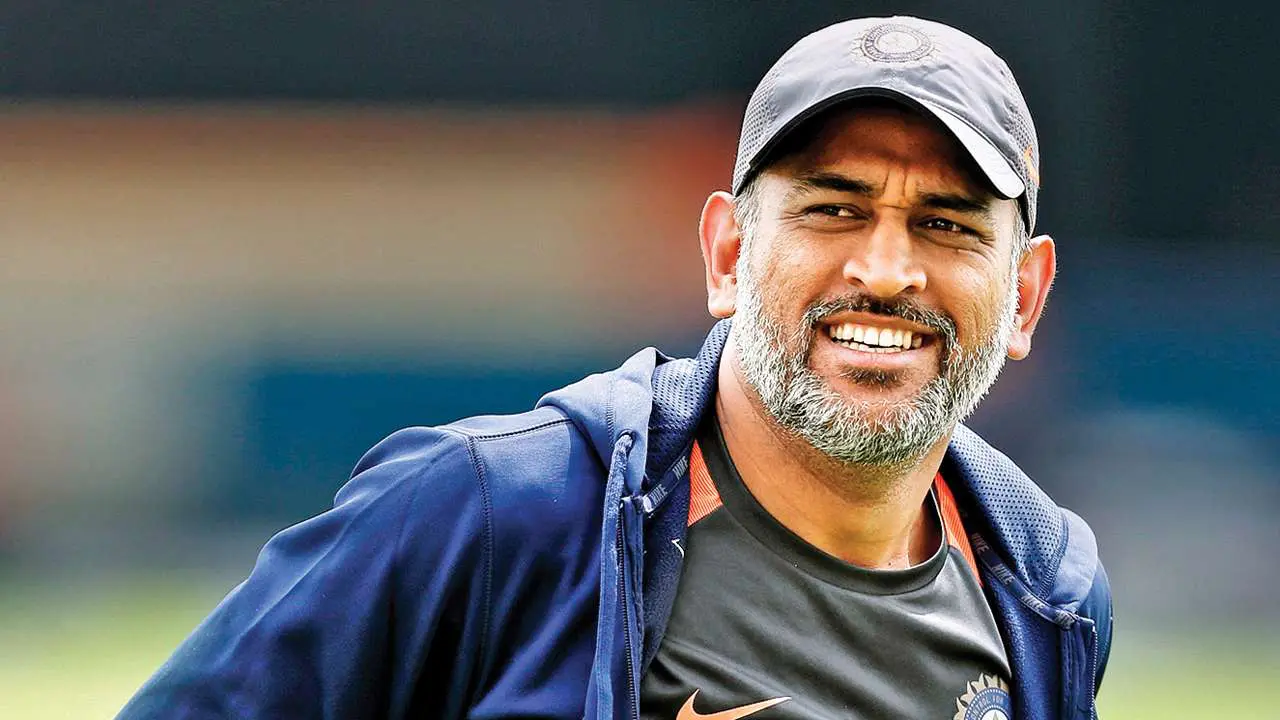
#> input picture model/MS-Dhoni-Kreedon.webp, 1280 x 720 px
$ jupyter execute --allow-errors Sports_Person_Classifier.ipynb
#> lines starting #> are read from the running program, lines starting #| are printed output that depends on the picture; after the words box and inside, x2 and y2 are one past the last pixel; in counts of white or black regions, pixels touching at a corner belong together
[cell 1]
import numpy as np
import cv2
import matplotlib.pyplot as plt

[cell 2]
img = cv2.imread("MS-Dhoni-Kreedon.webp")
#> img is the input picture: shape (720, 1280, 3); mean B, G, R 104.1, 102.5, 99.5

[cell 3]
img.shape
#> Out = (720, 1280, 3)

[cell 4]
plt.imshow(img)

[cell 5]
gray = cv2.cvtColor(img, cv2.COLOR_BGR2GRAY)
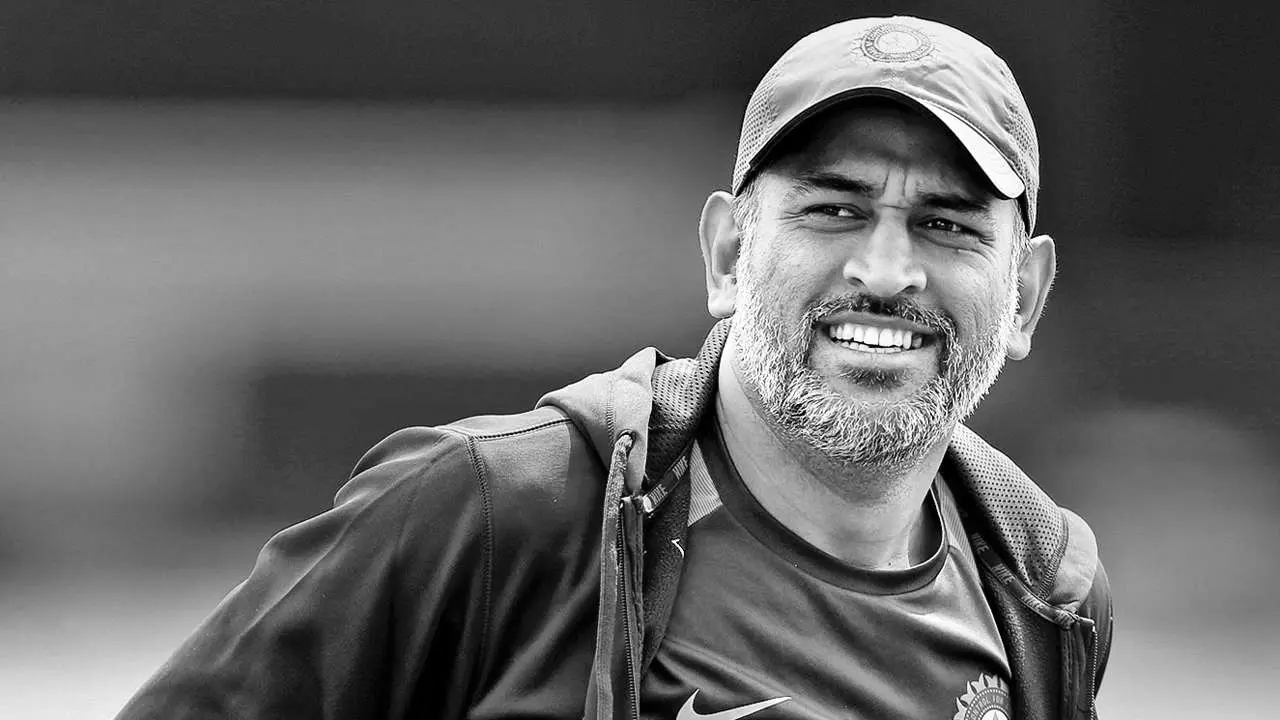
#> gray: shape (720, 1280); min 0, max 255, mean 101.8
gray.shape
#> Out = (720, 1280)

[cell 6]
gray

[cell 7]
face_cascade = cv2.CascadeClassifier('./haarcascades/haarcascade_frontalface_default.xml')
eye_cascade = cv2.CascadeClassifier('./haarcascades/haarcascade_eye.xml')

faces = face_cascade.detectMultiScale(gray, 1.3, 5)
#> faces = [[716, 79, 341, 341]]
faces
#> Out = [[716, 79, 341, 341]]

[cell 8]
(x,y,w,h) = faces[0]
#> x = 716; y = 79; w = 341; h = 341

[cell 9]
face_img = cv2.rectangle(img,(x,y),(x+w,y+h),(255,0,0),2)
plt.imshow(face_img)

[cell 10]
cv2.destroyAllWindows()
for (x,y,w,h) in faces:
    face_img = cv2.rectangle(img,(x,y),(x+w,y+h),(255,0,0),2)
    roi_gray = gray[y:y+h, x:x+w]
    roi_color = face_img[y:y+h, x:x+w]
    eyes = eye_cascade.detectMultiScale(roi_gray)
    for (ex,ey,ew,eh) in eyes:
        cv2.rectangle(roi_color,(ex,ey),(ex+ew,ey+eh),(0,255,0),2)
#> this loop made 1 pass
#> (x, y, w, h, eyes) on pass 1: (716, 79, 341, 341, [[195, 120, 55, 55], [80, 91, 82, 82]])
#> pass 1, `roi_gray = gray[y:y+h, x:x+w]`:
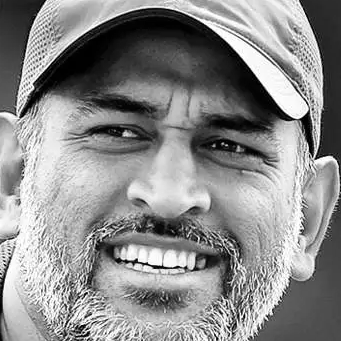
#> roi_gray: shape (341, 341); min 0, max 255, mean 139.4
#> pass 1, `roi_color = face_img[y:y+h, x:x+w]`:
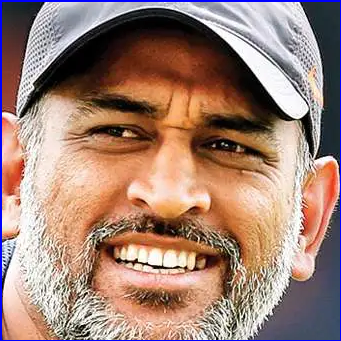
#> roi_color: shape (341, 341, 3); mean B, G, R 116.9, 129.8, 161.1
#> after the loop:
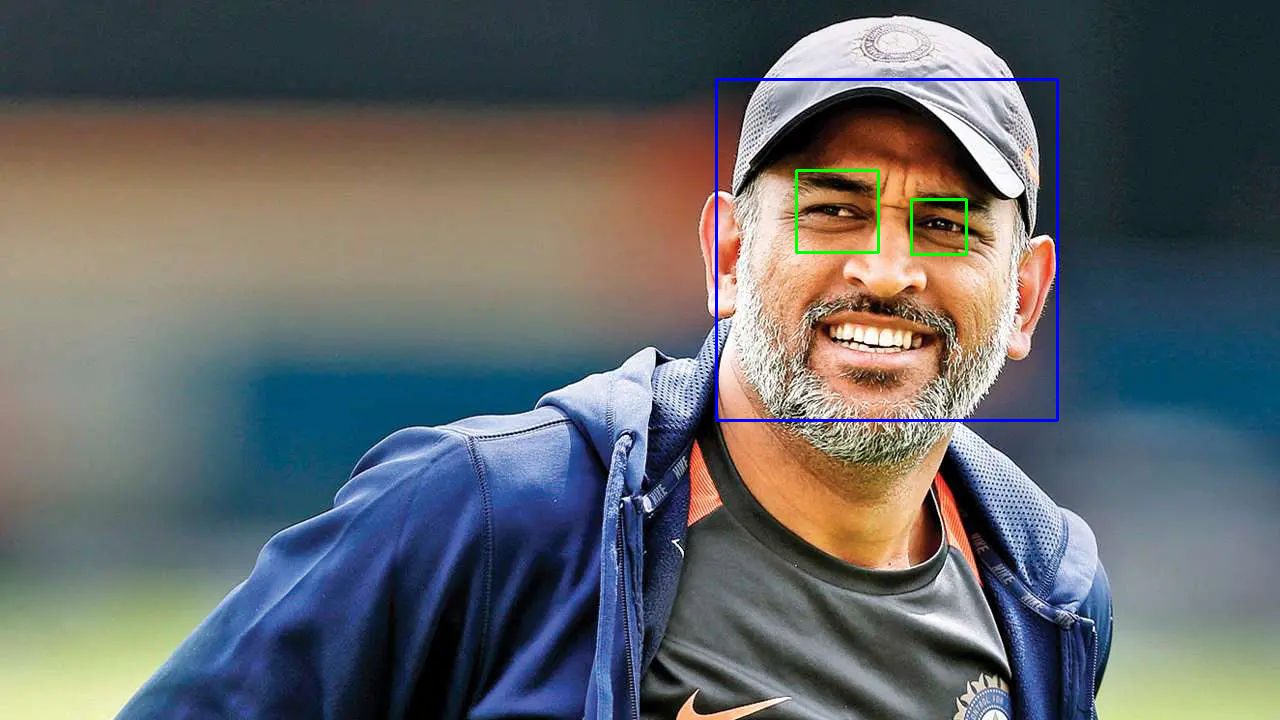
#> img: shape (720, 1280, 3); mean B, G, R 104.6, 102.2, 98.7
#> after the loop:
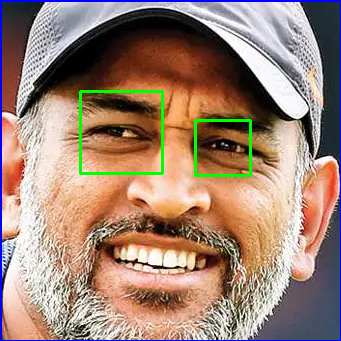
#> roi_color: shape (341, 341, 3); 1.41% of pixels changed, all inside (x1, y1, x2, y2) = (79, 90, 252, 177)


plt.figure()
plt.imshow(face_img, cmap='gray')
plt.show()

[cell 11]
plt.imshow(roi_color,cmap='gray')

#> (a cell that did not finish here is left out)

#> (a cell that did not finish here is left out)

[cell 14]
path_to_data = './dataset'
path_to_cr_data = './dataset/cropped/'

[cell 15]
import os
img_dirs = []
for entry in os.scandir(path_to_data):
    if entry.is_dir():
        img_dirs.append(entry.path)

[cell 16]
img_dirs

[cell 17]
import shutil
if os.path.exists(path_to_cr_data):
    shutil.rmtree(path_to_cr_data)
os.mkdir(path_to_cr_data)

[cell 18]
cropped_image_dirs = []
celebrity_file_names_dict = {}


#> (the rest of this cell did not finish here and is left out)

[cell 19]
import numpy as np
import pywt
import cv2

def w2d(img, mode='haar', level=1):
    imArray = img

    imArray = cv2.cvtColor(imArray,cv2.COLOR_RGB2GRAY)

    imArray = np.float32(imArray)
    imArray /= 255

    coeffs = pywt.wavedec2(imArray, mode, level=level)

    coeffs_H = list(coeffs)
    coeffs_H[0] *= 0

    imArray_H = pywt.waverec2(coeffs_H, mode)
    imArray_H *= 255
    imArray_H = np.uint8(imArray_H)

    return imArray_H

#> (a cell that did not finish here is left out)

[cell 21]
celebrity_file_names_dict

[cell 22]
class_dict = {}
count = 0
for celebrity_name in celebrity_file_names_dict.keys():
    class_dict[celebrity_name] = count
    count = count + 1

class_dict
